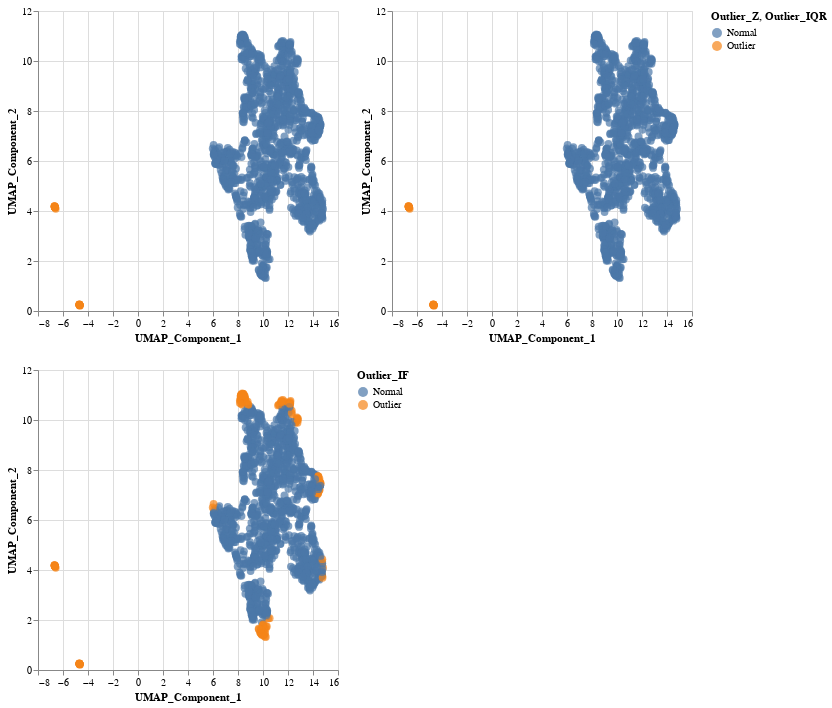

The notebook cell this image was saved under:
### Code cell
from Implementations.visualization import create_outlier_plots
outlier_plot = create_outlier_plots(merged_datasets, 'UMAP_Component_1', 'UMAP_Component_2', contamination=0.1)

# Display the grid plot
outlier_plot

### Figure 1 — Vega-Lite specification as saved in the notebook (floating-point values rounded to 4 significant figures; data arrays with more than 128 entries replaced by an {"elided": "..."} marker saying what was removed)
{"config": {"view": {"continuousWidth": 300, "continuousHeight": 300}}, "vconcat": [{"hconcat": [{"mark": {"type": "circle", "size": 60}, "encoding": {"color": {"field": "Outlier_Z", "type": "nominal"}, "tooltip": [{"field": "UMAP_Component_1", "type": "quantitative"}, {"field": "UMAP_Component_2", "type": "quantitative"}, {"field": "Outlier_Z", "type": "nominal"}], "x": {"field": "UMAP_Component_1", "type": "quantitative"}, "y": {"field": "UMAP_Component_2", "type": "quantitative"}}}, {"mark": {"type": "circle", "size": 60}, "encoding": {"color": {"field": "Outlier_IQR", "type": "nominal"}, "tooltip": [{"field": "UMAP_Component_1", "type": "quantitative"}, {"field": "UMAP_Component_2", "type": "quantitative"}, {"field": "Outlier_IQR", "type": "nominal"}], "x": {"field": "UMAP_Component_1", "type": "quantitative"}, "y": {"field": "UMAP_Component_2", "type": "quantitative"}}}]}, {"hconcat": [{"mark": {"type": "circle", "size": 60}, "encoding": {"color": {"field": "Outlier_IF", "type": "nominal"}, "tooltip": [{"field": "UMAP_Component_1", "type": "quantitative"}, {"field": "UMAP_Component_2", "type": "quantitative"}, {"field": "Outlier_IF", "type": "nominal"}], "x": {"field": "UMAP_Component_1", "type": "quantitative"}, "y": {"field": "UMAP_Component_2", "type": "quantitative"}}}]}], "data": {"name": "data-2482222275172a65f9b367bcb66f06ab"}, "resolve": {"scale": {"color": "independent"}}, "$schema": "https://vega.github.io/schema/vega-lite/v5.20.1.json", "datasets": {"data-2482222275172a65f9b367bcb66f06ab": {"elided": "1484 records"}}}
